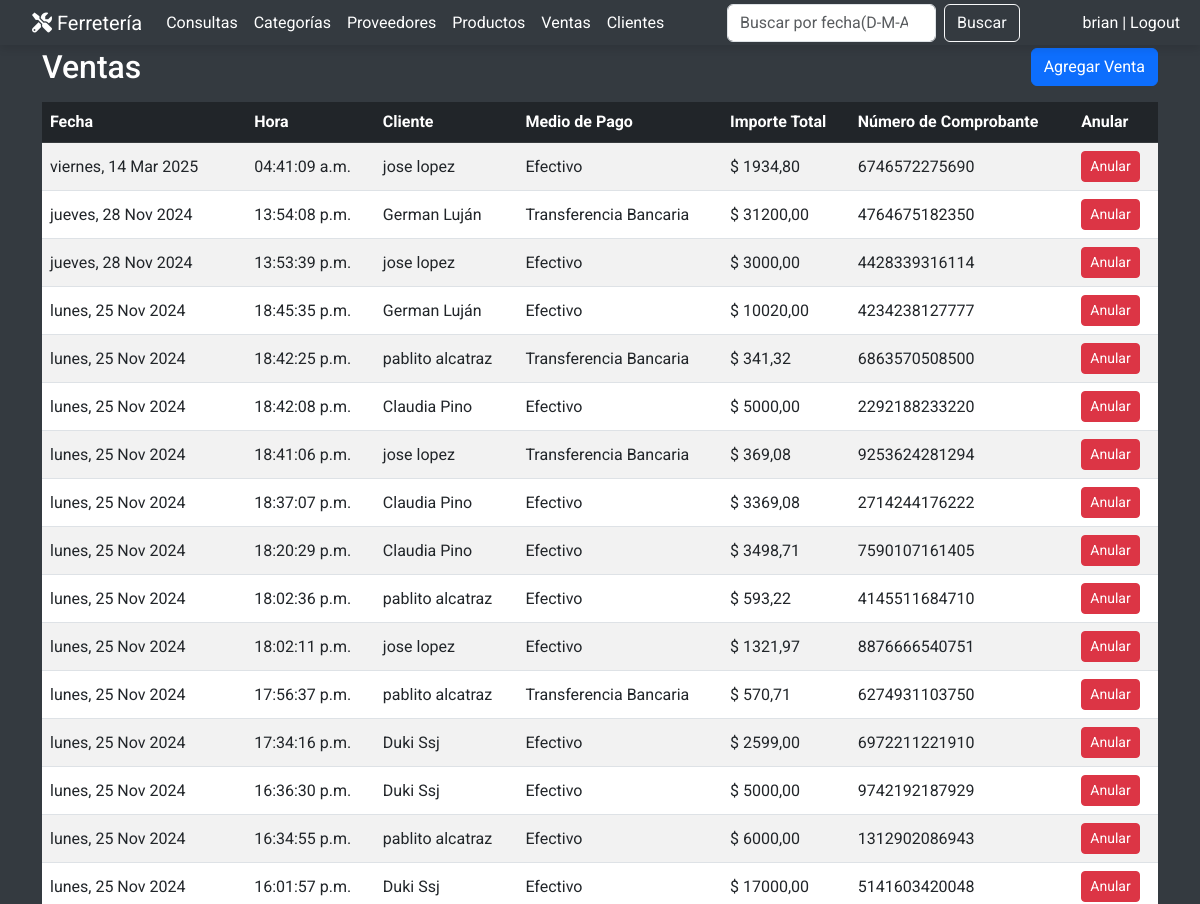
/ventas/ (signed in, upper part), run on an earlier commit of the app's database.
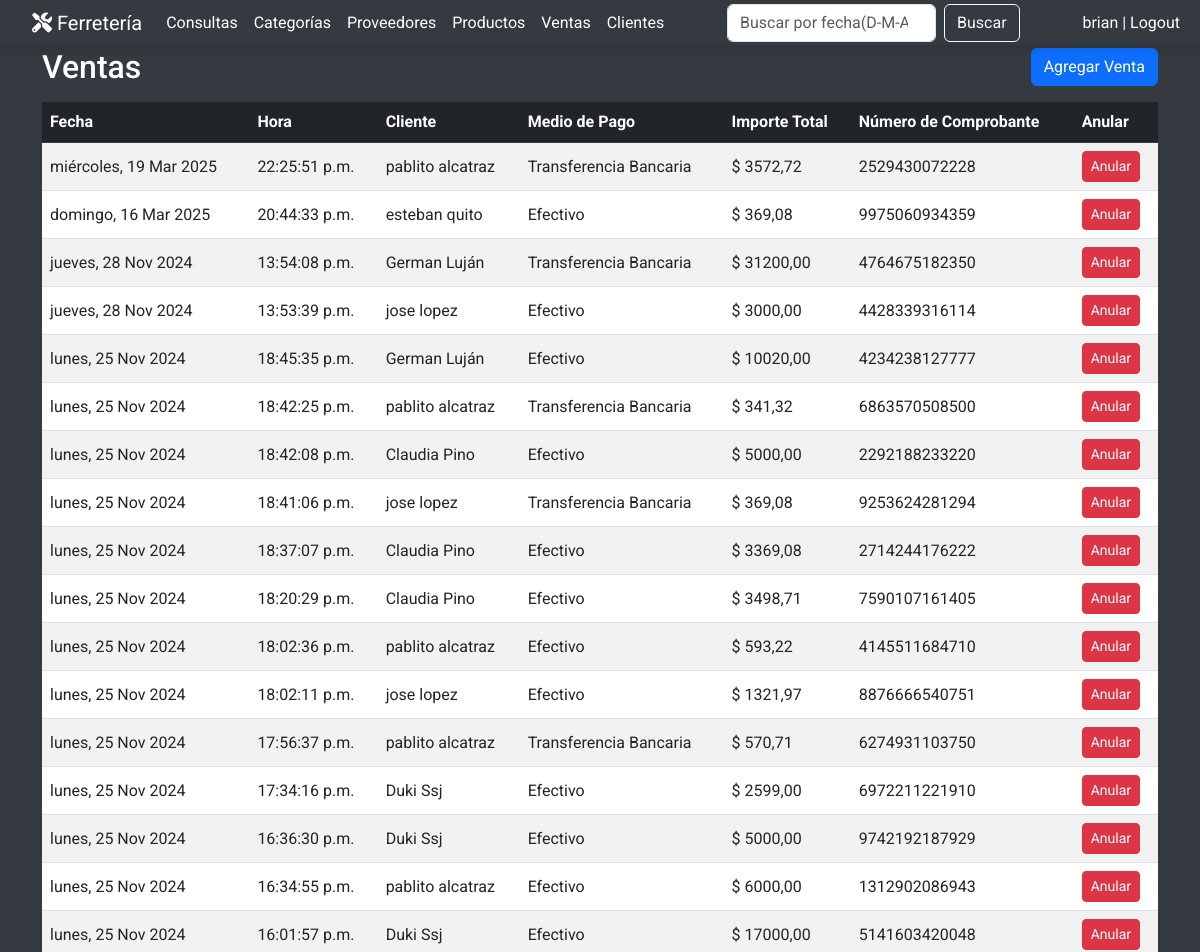
And on a later commit of the database.
### miAplicacion/models.py (models this page shows, shortened)
class Venta(models.Model):
    fecha = models.DateTimeField(default=timezone.now)
    numero_comprobante = models.CharField(max_length=13, unique=True, verbose_name="Número de Comprobante")
    cliente = models.ForeignKey(Cliente, on_delete=models.CASCADE, default=None, null=True)
    medio_de_pago = models.ForeignKey(MedioDePago, on_delete=models.CASCADE, default=None, null=True)
    detalle_ventas = models.ManyToManyField(Producto, through="DetalleVenta")
    importe_total = models.DecimalField(null=False, max_digits=10, decimal_places=2, default=0.00)
    anulada = models.BooleanField(default=False)  # Nuevo campo

class Cliente(models.Model):
    user = models.OneToOneField(User, on_delete=models.CASCADE, null=True, blank=True, default=None , related_name='cliente')
    nombre = models.CharField(max_length=50)
    apellido = models.CharField(max_length=100)
    documento = models.CharField(max_length=50)
    direccion = models.CharField(max_length=200, default='', blank=True)
    telefono = models.CharField(max_length=15)
    email = models.EmailField(default='', blank=True)
    def __str__(self):
        return f"{self.nombre} {self.apellido}"

class MedioDePago(models.Model):
    TIPO_PAGO_CHOICES = [
        ('EF', 'Efectivo'),
        ('TC', 'Tarjeta de Crédito'),
        ('TD', 'Tarjeta de Débito'),
        ('TR', 'Transferencia Bancaria'),
    ]  # Puedes agregar más opciones aquí
    nombre = models.CharField(max_length=2, choices=TIPO_PAGO_CHOICES, unique=True)
    def __str__(self):
        return self.get_nombre_display()

### miAplicacion/views.py (the view, shortened to what this page needs)
# urls.py: path('ventas/', VentaListView.as_view(), name='venta_lista'),
@method_decorator(login_required, name='dispatch')
@method_decorator(admin_required, name='dispatch')
class VentaListView(ListView):
    model = Venta
    template_name = 'ventas/venta_lista.html'  # Plantilla que se va a renderizar
    context_object_name = 'ventas'  # Nombre de la variable en el contexto
    ordering = ['-fecha']  # Orden por defecto (descendente por fecha)
    def get_queryset(self):
        queryset = super().get_queryset().filter(anulada=False).order_by('-fecha')  # Filtrar solo ventas no anuladas
        query = self.request.GET.get('q')  # Obtener el valor de la búsqueda desde la barra
        return queryset
    def get_context_data(self, **kwargs):
        context = super().get_context_data(**kwargs)
        context['query'] = self.request.GET.get('q', '')  # Para mantener el valor de búsqueda en la barra
        context['busqueda_placeholder'] = 'fecha(D-M-A),cliente,número de comprobante.'  # Placeholder
        return context

### miAplicacion/templatetags/custom_filters.py (called while the page is built)
@register.filter
def startswith(value, prefix):
    return value.startswith(prefix)

### miAplicacion/views.py (called while the page is built)
def admin_required(view_func):
    def wrapper(request, *args, **kwargs):
        if not request.user.is_staff:  # Verificar si el usuario es administrador
            raise PermissionDenied  # Denegar acceso si no es administrador
        return view_func(request, *args, **kwargs)
    return wrapper

### miAplicacion/templates/ventas/venta_lista.html (shortened to what this page needs)
{% extends 'base.html' %}
{% block search_url %}{% url 'venta_lista' %}{% endblock %}
{% block content %}
<div class="container mt-5">
    <div class="d-flex justify-content-between align-items-center mb-3">
        <h2 class="mb-0">Ventas</h2>
        <a href="{% url 'venta_agregar' %}" class="btn btn-primary">Agregar Venta</a>
    </div>
    {% if ventas %}
    <div class="table-responsive">
        <table class="table table-striped table-hover align-middle">
            <thead class="table-dark ">
                <tr>
                    <th>Fecha</th>
                    <th>Hora</th>
                    <th>Cliente</th>
                    <th>Medio de Pago</th>
                    <th>Importe Total</th>
                    <th>Número de Comprobante</th>
                    <th>Anular</th>
                </tr>
            </thead>
            <tbody>
                {% for venta in ventas %}
                <tr onclick="window.location='{% url 'detalle_venta' venta.id %}'">
                    <td>{{ venta.fecha|date:"l, d M Y" }}</td>
                    <td>{{ venta.fecha|time:"H:i:s a"}}</td>
                    <td>{{ venta.cliente }}</td>
                    <td>{{ venta.medio_de_pago }}</td>
                    <td> $ {{ venta.importe_total }}</td>
                    <td>{{ venta.numero_comprobante }}</td>
                    <td>
                        <a href="{% url 'venta_anular' venta.pk %}" class="btn btn-danger btn-sm">Anular</a>
                    </td>
                </tr>
                {% endfor %}
            </tbody>
        </table>
    </div>
    {% else %}
    <p class= "text-center">No se encontraron ventas que coincidan con tu búsqueda.</p>
    {% endif %}
</div>
{% endblock %}

What changed in the data, as far as the page shows it:
no longer on this page (row edited): Venta: fecha "viernes, 14 Mar 2025", fecha "04:41:09 a.m.", cliente "jose lopez", medio_de_pago "Efectivo", importe_total "1934,80", numero_comprobante "6746572275690"
added Venta: fecha "miércoles, 19 Mar 2025", fecha "22:25:51 p.m.", cliente "pablito alcatraz", medio_de_pago "Transferencia Bancaria", importe_total "3572,72", numero_comprobante "2529430072228"
added Venta: fecha "domingo, 16 Mar 2025", fecha "20:44:33 p.m.", cliente "esteban quito", medio_de_pago "Efectivo", importe_total "369,08", numero_comprobante "9975060934359"
